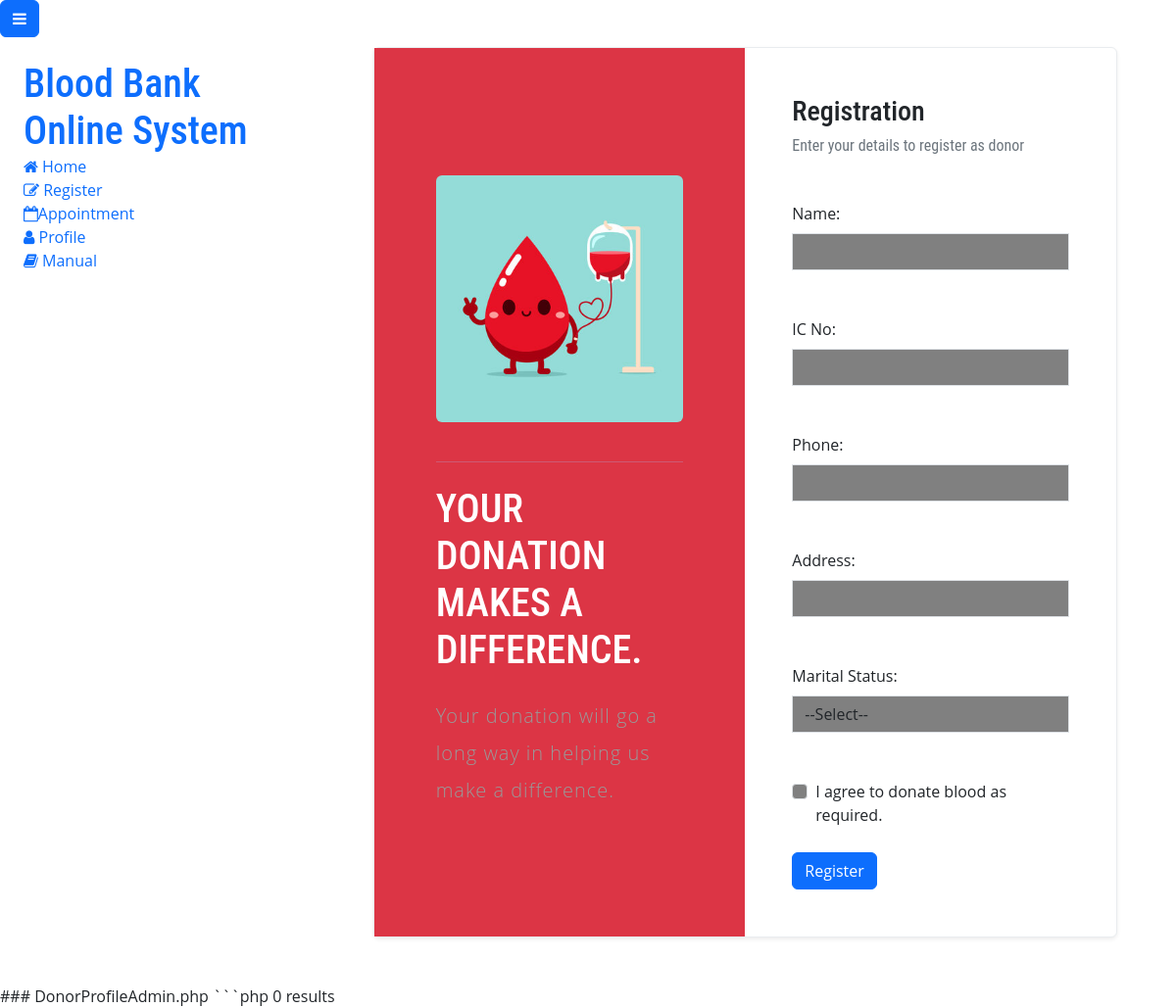
/Project_obbs/sidebar-05/registration.php, run on an earlier commit of the app's database.
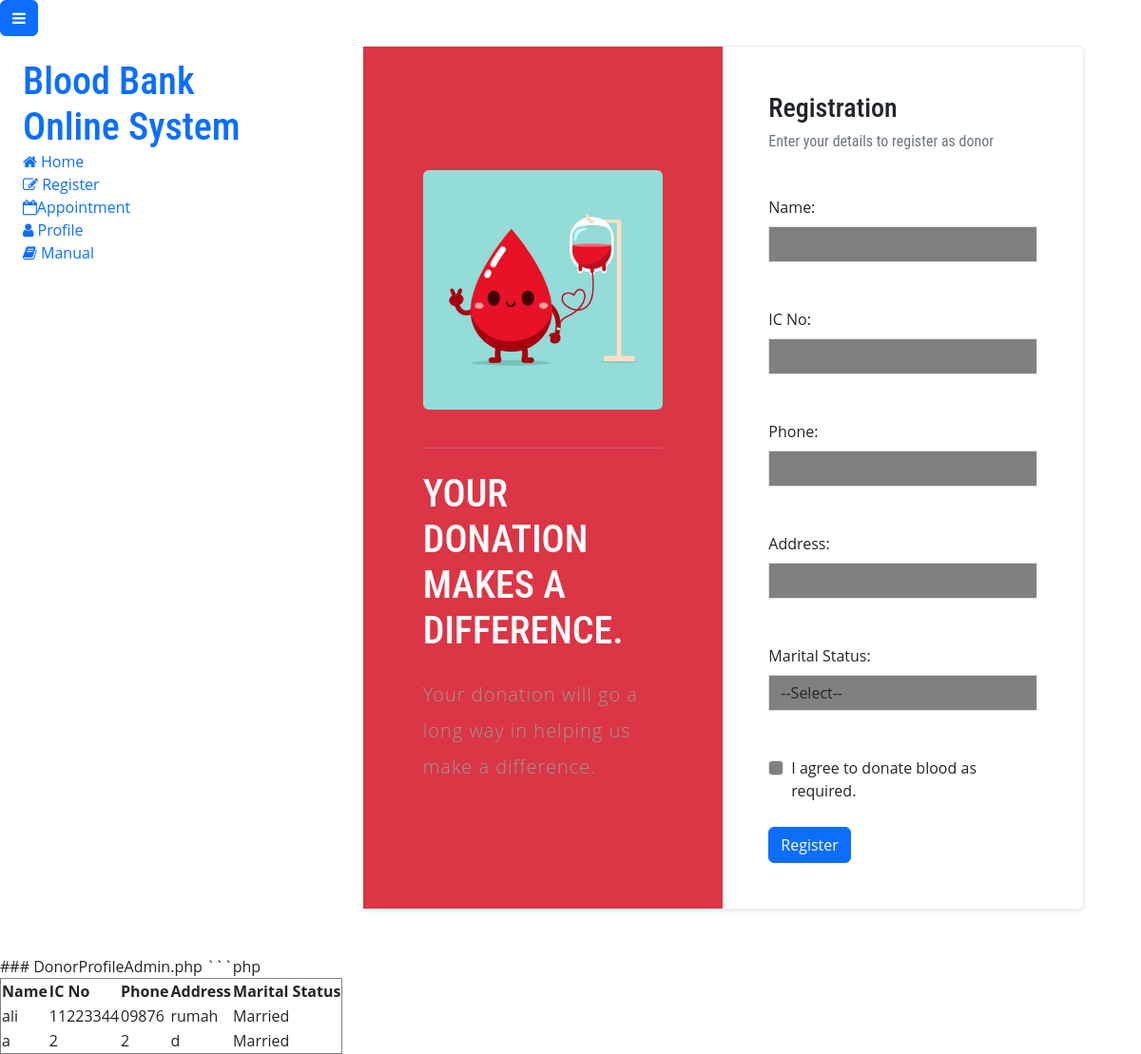
And on a later commit of the database.
### tables this page shows
CREATE TABLE `donors` (
  `id` int(11) NOT NULL,
  `name` varchar(100) NOT NULL,
  `ic_no` varchar(20) NOT NULL,
  `phone` varchar(20) NOT NULL,
  `address` varchar(255) NOT NULL,
  `marital_status` varchar(50) NOT NULL
);

### Project_obbs/sidebar-05/registration.php (the view, shortened to what this page needs)
<?php
$fullName = "";
$IC_No = "";
$Phone = "";
$Address = "";
$maritalStatus = "";
$iAgree = "";
?>
<!DOCTYPE html>
<html lang="en">
<head>
    <link rel="stylesheet" href="https://unpkg.com/bootstrap@5.3.3/dist/css/bootstrap.min.css">
    <link rel="stylesheet" href="https://unpkg.com/bs-brain@2.0.4/components/registrations/registration-5/assets/css/registration-5.css">
    <link rel="stylesheet" href="https://stackpath.bootstrapcdn.com/font-awesome/4.7.0/css/font-awesome.min.css">
    <link rel="stylesheet" href="css/style.css">
</head>
<body>
<div class="wrapper d-flex align-items-stretch">
  <nav id="sidebar">
    <div class="custom-menu">
      <button type="button" id="sidebarCollapse" class="btn btn-primary">
        <i class="fa fa-bars"></i>
      </button>
    </div>
    <div class="p-4">
      <h1><a href="index.html" class="logo">Blood Bank <span>Online System</span></a></h1>
      <ul class="list-unstyled components mb-5">
        <li class="active">
          <a href="index.html"><span class="fa fa-home mr-3"></span> Home</a>
        </li>
        <li>
            <a href="registration.php"><span class="fa fa-pencil-square-o mr-3"></span> Register</a>
        </li>
        <li>
          <a href="appo.html"><span class="fa fa-calendar-o mr-3"></span>Appointment</a>
        </li>
        <li>
        <a href="viewProfile.php"><span class="fa fa-user mr-3"></span> Profile</a>
        </li>
        <li>
          <a href="#"><span class="fa fa-book mr-3"></span> Manual</a>
        </li>
      </ul>
    </div>
  </nav>
  <section class="p-3 p-md-4 p-xl-5">
  <div class="container">
    <div class="card border-light-subtle shadow-sm">
      <div class="row g-0">
        <div class="col-12 col-md-6 text-bg-danger">
          <div class="d-flex align-items-center justify-content-center h-100">
            <div class="col-10 col-xl-8 py-3">
              <img class="img-fluid rounded mb-4" loading="lazy" src="css/registerdonor.jpg" width="500" height="400" alt="BootstrapBrain Logo">
              <hr class="border-primary-subtle mb-4">
              <h2 class="h1 mb-4">YOUR DONATION MAKES A DIFFERENCE.</h2>
              <p class="lead m-0">Your donation will go a long way in helping us make a difference.</p>
            </div>
          </div>
        </div>
        <div class="col-12 col-md-6">
          <div class="card-body p-3 p-md-4 p-xl-5">
            <div class="row">
              <div class="col-12">
                <div class="mb-5">
                  <h2 class="h3">Registration</h2>
                  <h3 class="fs-6 fw-normal text-secondary m-0">Enter your details to register as donor</h3>
                </div>
              </div>
            </div>
    <form action="<?php echo htmlspecialchars($_SERVER['PHP_SELF']); ?>" method="post">
    <div class="row gy-3 gy-md-4 overflow-hidden">
      <div class="col-12">
        <label for="name" class="form-label">Name:</label>
        <input type="text" class="form-control" style="background-color: gray;" id="fullName" name="fullName" value="<?php echo isset($fullName) ? $fullName : ''; ?>"><br>
        </div>
        <div class="col-12">
        <label for="IC_No" class="form-label">IC No:</label>
        <input type="text" class="form-control" style="background-color: gray;" id="IC_No" name="IC_No" value="<?php echo isset($IC_No) ? $IC_No : ''; ?>"><br>
        </div>
        <div class="col-12">
        <label for="Phone" class="form-label" >Phone:</label>
        <input type="text" class="form-control" style="background-color: gray;"  id="Phone" name="Phone" value="<?php echo isset($Phone) ? $Phone : ''; ?>"><br>
        </div>
        <div class="col-12">
        <label for="Address" class="form-label">Address:</label>
        <input type="text" class="form-control"style="background-color: gray;"  id="Address" name="Address" value="<?php echo isset($Address) ? $Address : ''; ?>"><br>
        </div>
        <div class="col-12">
        <label for="maritalStatus" class="form-label">Marital Status:</label>
        <select style="background-color: gray;" class="form-control" id="maritalStatus" name="maritalStatus">
          <option value="" <?php if (empty($maritalStatus)) echo 'selected'; ?>>--Select--</option>
        </select><br>
        </div>
        <div class="col-12">
        <div class="form-check">
        <input class="form-check-input" type="checkbox" style="background-color: gray;"  id="iAgree" name="iAgree" <?php if ($iAgree == 1) echo 'checked'; ?>>
        <label class="form-check-label" for="iAgree">
        I agree to donate blood as required.
        </label>
        </div>
        </div>
        <div class="col-12 mt-4">
        <button type="submit" class="btn btn-primary">Register</button>
        </div>
        </div>
        </form>
        </div>
        </div>
        </div>
        </div>
        </div>
        </div>
</html>
<?php
$servername = "localhost";
$username = "root";
$password = "";
$database = "bloodbank";
$connection = new mysqli($servername, $username, $password, $database);
$sql = "SELECT * FROM donors";
$result = $connection->query($sql);
if ($result->num_rows > 0) {
    echo "<table border='1'>
    <tr>
    <th>Name</th>
    <th>IC No</th>
    <th>Phone</th>
    <th>Address</th>
    <th>Marital Status</th>
    </tr>";
    while($row = $result->fetch_assoc()) {
        echo "<tr>";
        echo "<td>" . $row['name'] . "</td>";
        echo "<td>" . $row['ic_no'] . "</td>";
        echo "<td>" . $row['phone'] . "</td>";
        echo "<td>" . $row['address'] . "</td>";
        echo "<td>" . $row['marital_status'] . "</td>";
        echo "</tr>";
    }
    echo "</table>";
} else {
    echo "0 results";
}
?>

### DESIGN/css/style.css (style rules this page uses)
body { padding: 0; margin: 0; background: #FFF; font-family: 'Open Sans', sans-serif; }
body a { transition: 0.5s all; -webkit-transition: 0.5s all; -moz-transition: 0.5s all; -o-transition: 0.5s all; -ms-transition: 0.5s all; text-decoration: none; }
h1, h2, h3, h4, h5, h6 { margin: 0; padding: 0; font-family: 'Roboto Condensed', sans-serif; }
p { margin: 0; padding: 0; font-family: 'Open Sans', sans-serif; font-size: 15px; letter-spacing: 1px; line-height: 1.9; color: #999; }
ul, ol { margin: 0; padding: 0; }
label { margin: 0; }
.form-control { border-radius: 0px }
select.form-control:not([size]):not([multiple]) { height: inherit; }

What changed in the data, as far as the page shows it:
added donors: name "ali", ic_no "11223344", phone "09876", address "rumah", marital_status "Married"
added donors: name "a", ic_no "2", phone "2", address "d", marital_status "Married"
Also different on the page:
text no longer shown: "0 results"
text now shown: "Name IC No Phone Address Marital Status"
